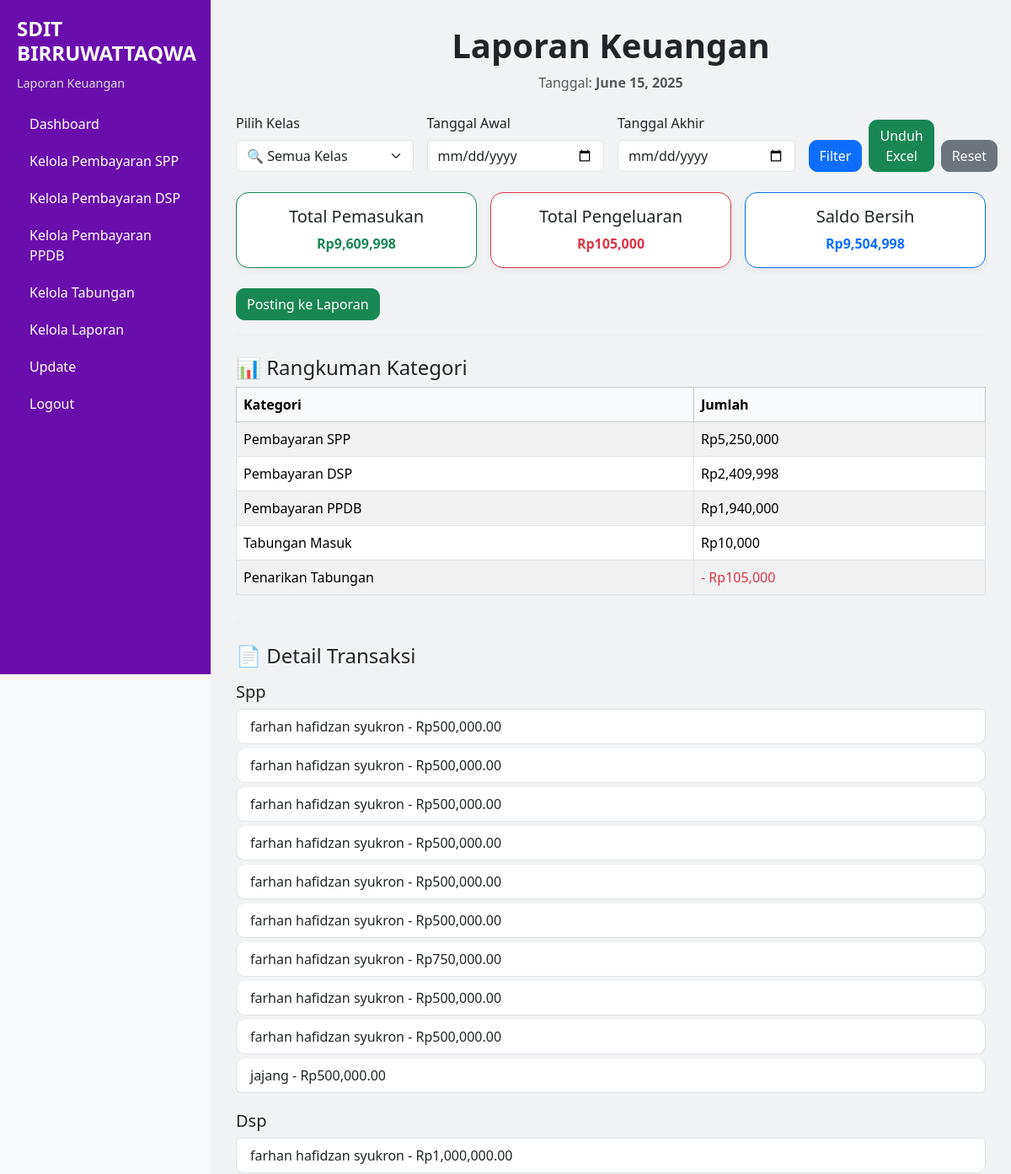
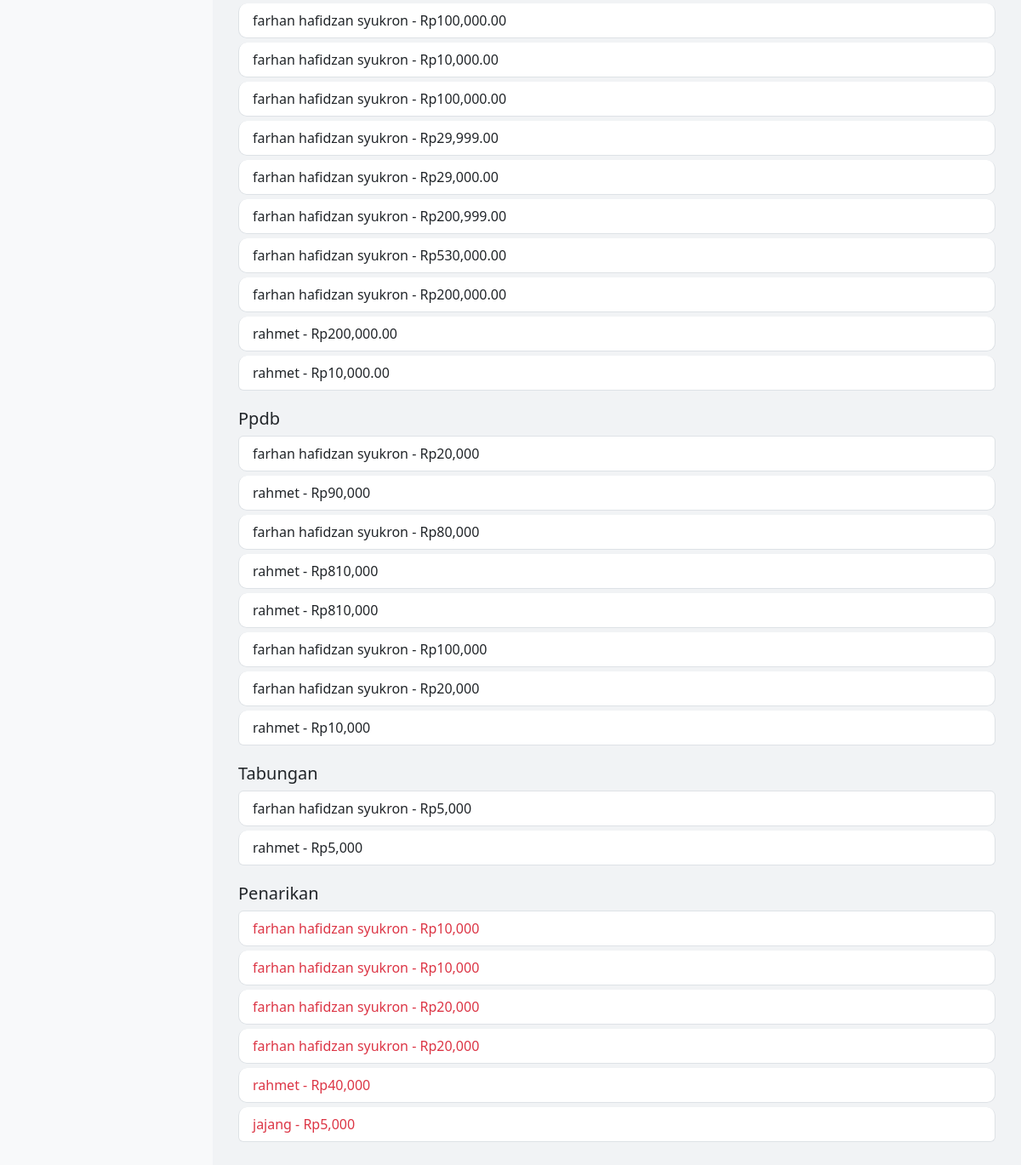
Before: /laporan/ with the older database file (2 pictures, top to bottom).
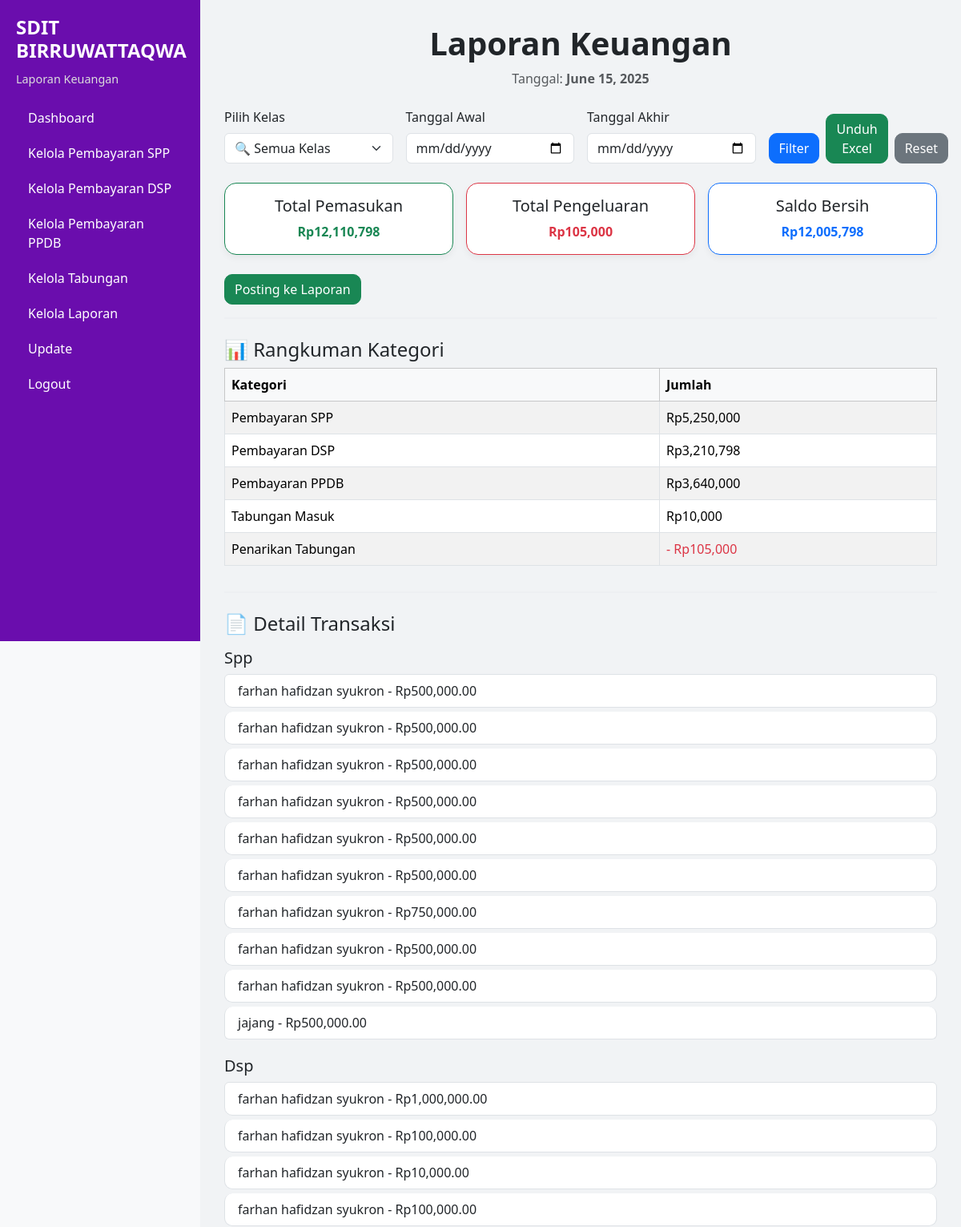
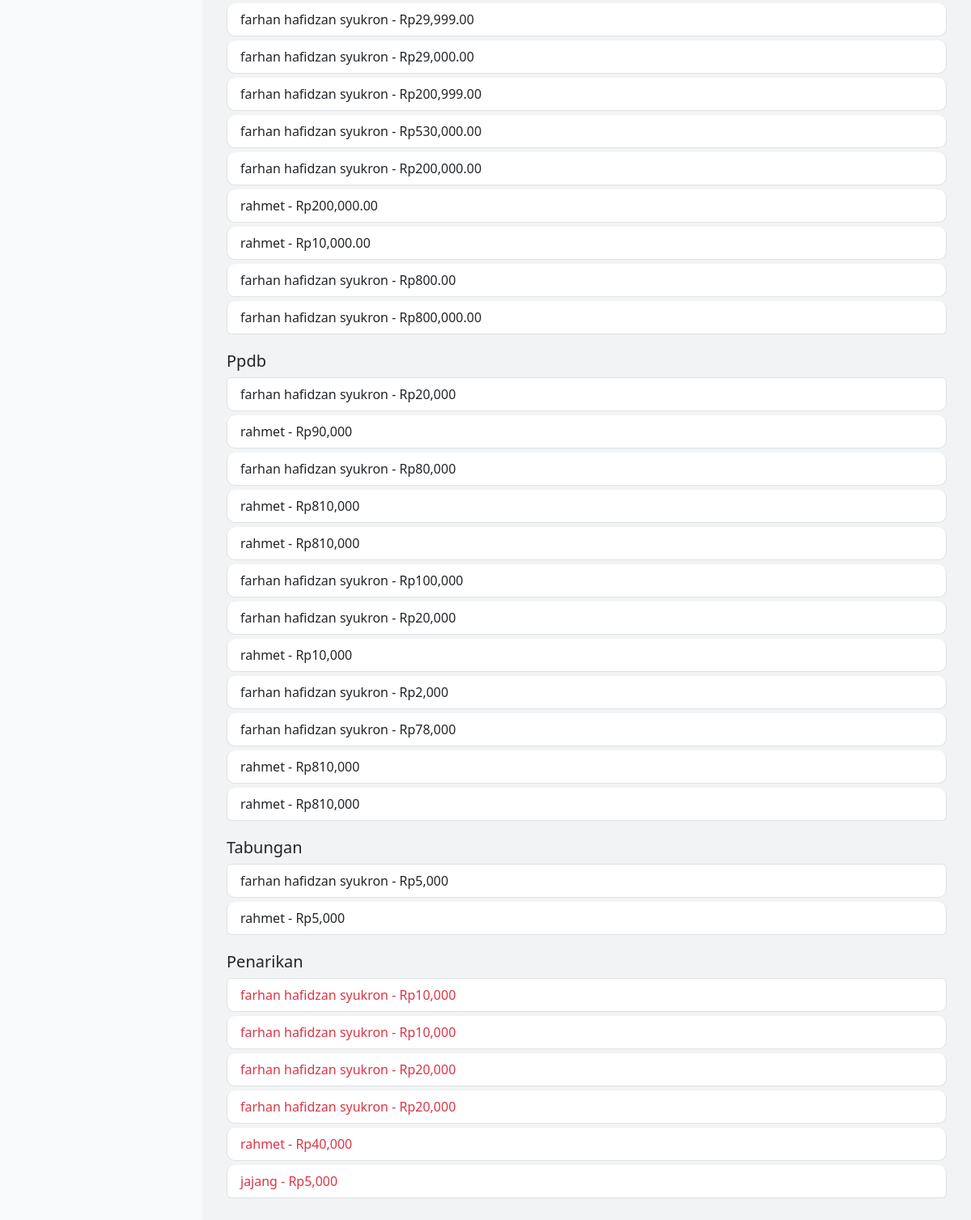
After: the same page with the newer database file (2 pictures, top to bottom).
### keuangan/models.py (models this page shows, shortened)
class PembayaranSPP(models.Model):
    siswa = models.ForeignKey(Siswa, on_delete=models.CASCADE)
    bulan = models.CharField(max_length=2, choices=BULAN_CHOICES)
    jumlah_bayar = models.DecimalField(max_digits=10, decimal_places=2)
    status_bayar = models.CharField(max_length=20, choices=STATUS_CHOICES, default='belum lunas')
    tanggal_bayar = models.DateField(auto_now_add=True)
    bukti_pembayaran = models.ImageField(upload_to='bukti_pembayaran/', blank=True, null=True)
    is_posted_to_laporan_keuangan = models.BooleanField(default=False)

class Siswa(models.Model):
    user = models.OneToOneField(User, on_delete=models.CASCADE)
    nama = models.CharField(max_length=100)
    kelas = models.CharField(max_length=50)
    no_rekening = models.CharField(max_length=20)

class DSPCicilan(models.Model):
    dsp = models.ForeignKey(DSP, on_delete=models.CASCADE)
    tanggal = models.DateField(auto_now_add=True)
    jumlah = models.DecimalField(max_digits=10, decimal_places=2)
    bukti_pembayaran = models.ImageField(upload_to='bukti_dsp/')
    is_posted_to_laporan_keuangan = models.BooleanField(default=False) # Tambahkan field ini

class DSP(models.Model):
    siswa = models.ForeignKey(Siswa, on_delete=models.CASCADE)
    total_tagihan = models.DecimalField(max_digits=10, decimal_places=2, default=3000000)
    tanggal_mulai = models.DateField(default=timezone.now)
    jatuh_tempo = models.DateField()
    status = models.CharField(
        max_length=20,
        choices=[
            ('belum lunas', 'Belum Lunas'),
            ('lunas', 'Lunas')
        ],
        default='belum lunas'
    )

class PPDBCicilan(models.Model):
    ppdb = models.ForeignKey(PPDB, on_delete=models.CASCADE)
    tanggal = models.DateField(auto_now_add=True)
    jumlah = models.PositiveIntegerField()
    bukti_pembayaran = models.FileField(upload_to='bukti_ppdb/', null=True, blank=True)
    is_posted_to_laporan_keuangan = models.BooleanField(default=False) # Tambahkan field ini

class PPDB(models.Model):
    siswa = models.OneToOneField('Siswa', on_delete=models.CASCADE)
    total_tagihan = models.PositiveIntegerField(default=0)
    total_terbayar = models.PositiveIntegerField(default=0)
    sisa_tagihan = models.PositiveIntegerField(default=0)
    status = models.CharField(max_length=20, choices=[("Belum Lunas", "Belum Lunas"), ("Lunas", "Lunas")], default="Belum Lunas")

class TabunganSiswa(models.Model):
    siswa = models.ForeignKey(Siswa, on_delete=models.CASCADE)
    tanggal = models.DateField()
    nominal = models.IntegerField(default=5000)
    tarik = models.BooleanField(default=False)
    is_posted_to_laporan_keuangan = models.BooleanField(default=False) # Tambahkan field ini
    class Meta:
        unique_together = ('siswa', 'tanggal') # Anda bisa mempertimbangkan ('siswa', 'tanggal', 'tarik') jika satu model untuk setor & tarik

class PenarikanTabungan(models.Model):
    siswa = models.ForeignKey(Siswa, on_delete=models.CASCADE)
    tanggal_penarikan = models.DateField(auto_now_add=True)
    jumlah_ditarik = models.IntegerField()
    keterangan = models.TextField(blank=True, null=True)
    is_posted_to_laporan_keuangan = models.BooleanField(default=False) # Tambahkan field ini

### keuangan/views.py (the view, shortened to what this page needs)
# urls.py: path('laporan/', views.laporan_keuangan_view, name='laporan_keuangan'),
def laporan_keuangan_view(request):
    tanggal_hari_ini = timezone.now().date()
    kategori = request.GET.get('kategori')
    export = request.GET.get('export')
    spp = PembayaranSPP.objects.filter(status_bayar='lunas')
    dsp = DSPCicilan.objects.all()
    ppdb = PPDBCicilan.objects.all()
    tabungan = TabunganSiswa.objects.all()
    penarikan = PenarikanTabungan.objects.all()
    total_masuk = (
        (spp.aggregate(Sum('jumlah_bayar'))['jumlah_bayar__sum'] or 0) +
        (dsp.aggregate(Sum('jumlah'))['jumlah__sum'] or 0) +
        (ppdb.aggregate(Sum('jumlah'))['jumlah__sum'] or 0) +
        (tabungan.aggregate(Sum('nominal'))['nominal__sum'] or 0)
    )
    total_keluar = (penarikan.aggregate(Sum('jumlah_ditarik'))['jumlah_ditarik__sum'] or 0)
    context = {
        'tanggal': tanggal_hari_ini,
        'spp_total': spp.aggregate(Sum('jumlah_bayar'))['jumlah_bayar__sum'] or 0,
        'dsp_total': dsp.aggregate(Sum('jumlah'))['jumlah__sum'] or 0,
        'ppdb_total': ppdb.aggregate(Sum('jumlah'))['jumlah__sum'] or 0,
        'tabungan_total': tabungan.aggregate(Sum('nominal'))['nominal__sum'] or 0,
        'penarikan_total': penarikan.aggregate(Sum('jumlah_ditarik'))['jumlah_ditarik__sum'] or 0,
        'total_masuk': total_masuk,
        'total_keluar': total_keluar,
        'saldo': total_masuk - total_keluar,
        'transaksi': {
            'spp': spp,
            'dsp': dsp,
            'ppdb': ppdb,
            'tabungan': tabungan,
            'penarikan': penarikan,
        },
    }
    return render(request, 'keuangan/admin/laporan_keuangan.html', context)

### keuangan/templates/keuangan/admin/laporan_keuangan.html (shortened to what this page needs)
{% load humanize %}
<!DOCTYPE html>
<html lang="id">
<head>
  <link href="https://cdn.jsdelivr.net/npm/bootstrap@5.3.3/dist/css/bootstrap.min.css" rel="stylesheet">
</head>
<body>
  <div class="sidebar">
    <h4>SDIT BIRRUWATTAQWA</h4>
    <p>Laporan Keuangan</p>
    <a href="{% url 'dashboard_redirect' %}">Dashboard</a>
    <a href="{% url 'kelola_pembayaran' %}">Kelola Pembayaran SPP</a>
    <a href="{% url 'dsp_list' %}">Kelola Pembayaran DSP</a>
    <a href="{% url 'ppdb_list' %}">Kelola Pembayaran PPDB</a>
    <a href="{% url 'kelola_tabungan' %}">Kelola Tabungan</a>
    <a href="{% url 'laporan_keuangan' %}">Kelola Laporan</a>
    <a href="{% url 'daftar_siswa' %}">Update</a>
    <a href="{% url 'logout' %}">Logout</a>
  </div>
  <div class="main-content">
    <div class="mb-4 text-center">
      <h1 class="fw-bold">Laporan Keuangan</h1>
      <p class="text-muted">Tanggal: <strong>{{ tanggal }}</strong></p>
    </div>
    <form method="get" class="row g-3 mb-4">
      <div class="col-md-3">
        <label for="kelas_id" class="form-label">Pilih Kelas</label>
        <select name="kelas_id" class="form-select" onchange="this.form.submit()">
          <option value="">🔍 Semua Kelas</option>
        </select>
      </div>
      <div class="col-md-3">
        <label for="tanggal_awal" class="form-label">Tanggal Awal</label>
        <input type="date" class="form-control" name="tanggal_awal" value="{{ tanggal_awal }}">
      </div>
      <div class="col-md-3">
        <label for="tanggal_akhir" class="form-label">Tanggal Akhir</label>
        <input type="date" class="form-control" name="tanggal_akhir" value="{{ tanggal_akhir }}">
      </div>
      <div class="col-md-3 d-flex align-items-end gap-2">
        <button type="submit" class="btn btn-primary">Filter</button>
        <a href="?export=excel" class="btn btn-success">Unduh Excel</a>
        <a href="{% url 'laporan_keuangan' %}" class="btn btn-secondary">Reset</a>
      </div>
    </form>
    <div class="row g-3 mb-4">
      <div class="col-md-4">
        <div class="card border-success text-center">
          <div class="card-body">
            <h5 class="card-title">Total Pemasukan</h5>
            <p class="card-text text-success fw-bold">Rp{{ total_masuk|intcomma }}</p>
          </div>
        </div>
      </div>
      <div class="col-md-4">
        <div class="card border-danger text-center">
          <div class="card-body">
            <h5 class="card-title">Total Pengeluaran</h5>
            <p class="card-text text-danger fw-bold">Rp{{ total_keluar|intcomma }}</p>
          </div>
        </div>
      </div>
      <div class="col-md-4">
        <div class="card border-primary text-center">
          <div class="card-body">
            <h5 class="card-title">Saldo Bersih</h5>
            <p class="card-text text-primary fw-bold">Rp{{ saldo|intcomma }}</p>
          </div>
        </div>
      </div>
    </div>
    <div class="mb-3">
      <form method="post">
        <button type="submit" class="btn btn-success">Posting ke Laporan</button>
      </form>
    </div>
    <hr>
    <h4 class="mt-4">📊 Rangkuman Kategori</h4>
    <div class="table-responsive">
      <table class="table table-bordered table-striped">
        <thead class="table-light">
          <tr>
            <th>Kategori</th>
            <th>Jumlah</th>
          </tr>
        </thead>
        <tbody>
          <tr><td>Pembayaran SPP</td><td>Rp{{ spp_total|intcomma }}</td></tr>
          <tr><td>Pembayaran DSP</td><td>Rp{{ dsp_total|intcomma }}</td></tr>
          <tr><td>Pembayaran PPDB</td><td>Rp{{ ppdb_total|intcomma }}</td></tr>
          <tr><td>Tabungan Masuk</td><td>Rp{{ tabungan_total|intcomma }}</td></tr>
          <tr><td>Penarikan Tabungan</td><td class="text-danger">- Rp{{ penarikan_total|intcomma }}</td></tr>
        </tbody>
      </table>
    </div>
    <hr>
    <h4 class="mt-4">📄 Detail Transaksi</h4>
    {% for kategori, daftar in transaksi.items %}
      {% if daftar %}
        <div class="mt-3">
          <h5 class="text-capitalize">{{ kategori }}</h5>
          <ul class="list-group">
            {% for item in daftar %}
              {% if kategori == "spp" and item.siswa.kelas.id == kelas_terpilih %}
                <li class="list-group-item">{{ item.siswa.nama }} - Rp{{ item.jumlah_bayar|intcomma }}</li>
              {% elif kategori == "dsp" and item.dsp.siswa.kelas.id == kelas_terpilih %}
                <li class="list-group-item">{{ item.dsp.siswa.nama }} - Rp{{ item.jumlah|intcomma }}</li>
              {% elif kategori == "ppdb" and item.ppdb.siswa.kelas.id == kelas_terpilih %}
                <li class="list-group-item">{{ item.ppdb.siswa.nama }} - Rp{{ item.jumlah|intcomma }}</li>
              {% elif kategori == "tabungan" and item.siswa.kelas.id == kelas_terpilih %}
                <li class="list-group-item">{{ item.siswa.nama }} - Rp{{ item.nominal|intcomma }}</li>
              {% elif kategori == "penarikan" and item.siswa.kelas.id == kelas_terpilih %}
                <li class="list-group-item text-danger">{{ item.siswa.nama }} - Rp{{ item.jumlah_ditarik|intcomma }}</li>
              {% endif %}
            {% empty %}
              <li class="list-group-item">Tidak ada transaksi</li>
            {% endfor %}
          </ul>
        </div>
      {% endif %}
    {% endfor %}
  </div>
</body>
</html>

### keuangan/templates/keuangan/admin/laporan_keuangan.html (style rules this page uses)
body { display: flex; margin: 0; background-color: #f8f9fa; font-family: 'Segoe UI', sans-serif; }
.sidebar { width: 250px; background: #6a0dad; color: white; min-height: 100vh; padding: 20px; position: fixed; }
.sidebar h4 { font-weight: bold; margin-bottom: 10px; }
.sidebar p { font-size: 0.9rem; color: #dcdcdc; }
.sidebar a { color: white; text-decoration: none; display: block; padding: 10px 15px; border-radius: 8px; transition: all 0.3s ease; }
.main-content { margin-left: 250px; padding: 30px; flex-grow: 1; background-color: #f1f3f5; min-height: 100vh; }
.card { border-radius: 15px; box-shadow: 0 4px 8px rgba(0,0,0,0.05); }
.table thead { background-color: #e9ecef; }
.btn { border-radius: 10px; }
.list-group-item { border-radius: 10px; margin-bottom: 5px; }
hr { border-top: 2px solid #dee2e6; }

Changed rows visible on the page:
added DSPCicilan: dsp.siswa.nama "farhan hafidzan syukron", jumlah "800.00"
added DSPCicilan: dsp.siswa.nama "farhan hafidzan syukron", jumlah "800,000.00"
added PPDBCicilan: ppdb.siswa.nama "farhan hafidzan syukron", jumlah "2,000"
added PPDBCicilan: ppdb.siswa.nama "farhan hafidzan syukron", jumlah "78,000"
added PPDBCicilan: ppdb.siswa.nama "rahmet", jumlah "810,000"
added PPDBCicilan: ppdb.siswa.nama "rahmet", jumlah "810,000"
Other visible differences:
{{ total_masuk|intcomma }}: "9,609,998" → "12,110,798"
{{ saldo|intcomma }}: "9,504,998" → "12,005,798"
{{ dsp_total|intcomma }}: "2,409,998" → "3,210,798"
{{ ppdb_total|intcomma }}: "1,940,000" → "3,640,000"
